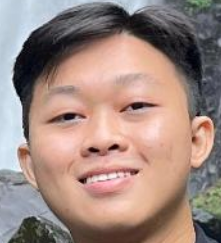
#> input picture images/bri.png, 221 x 243 px
$ python test_contour.py
#> lines starting #> are read from the running program, lines starting #| are printed output that depends on the picture; after the words box and inside, x2 and y2 are one past the last pixel; in counts of white or black regions, pixels touching at a corner belong together
import cv2 as cv
import numpy as np
import matplotlib.pyplot as plt
import os
from typing import List, Tuple

def muat_citra(lokasi_citra: str) -> np.ndarray:
    """
    Memuat citra dalam format grayscale dari lokasi yang ditentukan.

    Args:
        lokasi_citra (str): Path ke file citra.

    Returns:
        np.ndarray: citra dalam format grayscale.

    Raises:
        FileNotFoundError: Jika file citra tidak ditemukan.
        ValueError: Jika citra gagal dimuat.
    """
    if not os.path.exists(lokasi_citra):
        raise FileNotFoundError(f"File citra tidak ditemukan di: {lokasi_citra}")

    citra = cv.imread(lokasi_citra, cv.IMREAD_GRAYSCALE)
    if citra is None:
        raise ValueError(f"Gagal memuat citra dari: {lokasi_citra}")

    return citra

def ubah_ukuran_citra(citra: np.ndarray, faktor_skala: float) -> np.ndarray:
    """
    Mengubah ukuran citra berdasarkan faktor skala yang diberikan.

    Args:
        citra (np.ndarray): citra yang akan diubah ukurannya.
        faktor_skala (float): Faktor untuk mengubah dimensi citra.

    Returns:
        np.ndarray: citra yang sudah diubah ukurannya.
    """
    tinggi, lebar = citra.shape
    tinggi_baru = int(tinggi * faktor_skala)
    lebar_baru = int(lebar * faktor_skala)
    return cv.resize(citra, (lebar_baru, tinggi_baru))

def proses_kontur(citra: np.ndarray) -> Tuple[np.ndarray, List[np.ndarray]]:
    """
    Memproses citra untuk mendeteksi dan mengekstrak kontur.

    Args:
        citra (np.ndarray): citra dalam format grayscale.

    Returns:
        Tuple[np.ndarray, List[np.ndarray]]: citra hasil threshold dan daftar kontur.
    """
    # Terapkan threshold untuk memisahkan objek dari latar belakang
    _, citra_threshold = cv.threshold(citra, 65, 255, cv.THRESH_BINARY)

    # Buat kernel untuk operasi dilasi
    kernel = np.ones((7, 7), np.uint8)
    citra_threshold = cv.dilate(citra_threshold, kernel)

    # Temukan kontur pada citra
    kontur, _ = cv.findContours(citra_threshold, cv.RETR_TREE, cv.CHAIN_APPROX_SIMPLE)

    # Ambil kontur pertama (jika ada)
    return citra_threshold, [kontur[0]] if kontur else []

def visualisasi_hasil(
    citra_asli: np.ndarray,
    citra_threshold: np.ndarray,
    citra_base: np.ndarray,
    citra_proses_rgb: np.ndarray,
    kontur: List[np.ndarray],
    faktor_skala: float
) -> None:
    """
    Menampilkan hasil pemrosesan citra dalam layout 2x3 subplot.

    Args:
        citra_asli (np.ndarray): Citra asli dalam format grayscale.
        citra_threshold (np.ndarray): citra hasil threshold.
        citra_base (np.ndarray): citra grayscale dasar tanpa kontur berwarna.
        citra_proses_rgb (np.ndarray): citra RGB dengan kontur berwarna.
        kontur (List[np.ndarray]): Daftar kontur yang ditemukan.
        faktor_skala (float): Faktor skala yang digunakan untuk mengubah ukuran.
    """
    # Ubah ukuran citra asli agar sesuai dengan citra proses untuk perbandingan
    citra_asli_diubah = ubah_ukuran_citra(citra_asli, faktor_skala)

    # Buat figure dengan ukuran yang cukup besar
    plt.figure(figsize=(15, 10))

    # Tampilkan citra asli (diubah ukurannya agar sebanding)
    plt.subplot(231)
    plt.imshow(citra_asli_diubah, cmap='gray')
    plt.title('Citra Asli')
    plt.axis('off')

    # Tampilkan citra hasil threshold
    plt.subplot(232)
    plt.imshow(citra_threshold, cmap='gray')
    plt.title('Threshold')
    plt.axis('off')

    # Tampilkan citra dengan kontur dalam mode RGB
    plt.subplot(233)
    plt.imshow(citra_proses_rgb)
    plt.title('Kontur (Garis Hijau)')
    plt.axis('off')

    if not kontur:
        plt.show()
        return

    # Hitung dan tampilkan titik pusat serta aproksimasi poligon pada citra base
    momen = cv.moments(kontur[0])
    if momen['m00'] != 0:
        pusat_x = int(momen['m10'] / momen['m00'])
        pusat_y = int(momen['m01'] / momen['m00'])
        plt.subplot(234)
        plt.imshow(citra_base, cmap='gray')
        plt.plot(pusat_x, pusat_y, 'r*', label='Titik Pusat')

        # Hitung aproksimasi poligon
        keliling = cv.arcLength(kontur[0], True)
        epsilon = 0.01 * keliling
        poligon_aproksimasi = cv.approxPolyDP(kontur[0], epsilon, True)
        titik_poligon = np.array(poligon_aproksimasi)
        titik_poligon = np.concatenate((titik_poligon, titik_poligon[:1]), axis=0)
        plt.plot(titik_poligon[:, 0, 0], titik_poligon[:, 0, 1], 'b-', label='Poligon Aproksimasi')
        plt.title('Titik Pusat & Poligon')
        plt.legend()
        plt.axis('off')

    # Tampilkan convex hull pada citra base
    convex_hull = cv.convexHull(kontur[0])
    titik_hull = np.concatenate((convex_hull[:, 0, :], convex_hull[:1, 0, :]), axis=0)
    plt.subplot(235)
    plt.imshow(citra_base, cmap='gray')
    plt.plot(titik_hull[:, 0], titik_hull[:, 1], 'r-', label='Convex Hull')
    plt.title('Convex Hull')
    plt.legend()
    plt.axis('off')

    # Tampilkan kotak pembatas (bounding rectangle) pada citra base
    x, y, lebar, tinggi = cv.boundingRect(kontur[0])
    citra_dengan_kotak = citra_base.copy()
    cv.rectangle(citra_dengan_kotak, (x, y), (x + lebar, y + tinggi), (255), 2)
    plt.subplot(236)
    plt.imshow(citra_dengan_kotak, cmap='gray')
    plt.title('Kotak Pembatas')
    plt.axis('off')

    # Atur tata letak agar rapi
    plt.tight_layout()
    plt.show()

def analisis_kontur(kontur: np.ndarray) -> None:
    """
    Menganalisis dan mencetak properti kontur seperti luas dan keliling.

    Args:
        kontur (np.ndarray): Kontur yang akan dianalisis.
    """
    luas = cv.contourArea(kontur)
    keliling = cv.arcLength(kontur, True)
    print(f"Luas Kontur: {luas:.2f} piksel")
    print(f"Keliling Kontur: {keliling:.2f} piksel")

def main():
    """
    Fungsi utama untuk melakukan deteksi kontur dan visualisasi.
    """
    try:
        # Tentukan konstanta
        FOLDER_citra = 'images'
        NAMA_citra = 'bri.png'
        FAKTOR_SKALA = 4.0

        # Buat path ke citra
        direktori_utama = os.getcwd()
        lokasi_citra = os.path.join(direktori_utama, FOLDER_citra, NAMA_citra)

        # Muat dan proses citra
        citra_asli = muat_citra(lokasi_citra)
#> in muat_citra, `citra = cv.imread(lokasi_citra, cv.IMREAD_GRAYSCALE)`:
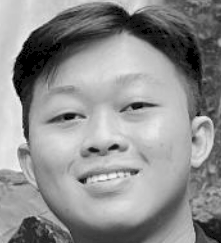
#> citra: shape (243, 221); min 0, max 250, mean 143
        citra_diubah_ukuran = ubah_ukuran_citra(citra_asli, FAKTOR_SKALA)
        citra_threshold, kontur = proses_kontur(citra_diubah_ukuran)
#> in proses_kontur, `_, citra_threshold = cv.threshold(citra, 65, 255, cv.THRESH_BINARY)`:
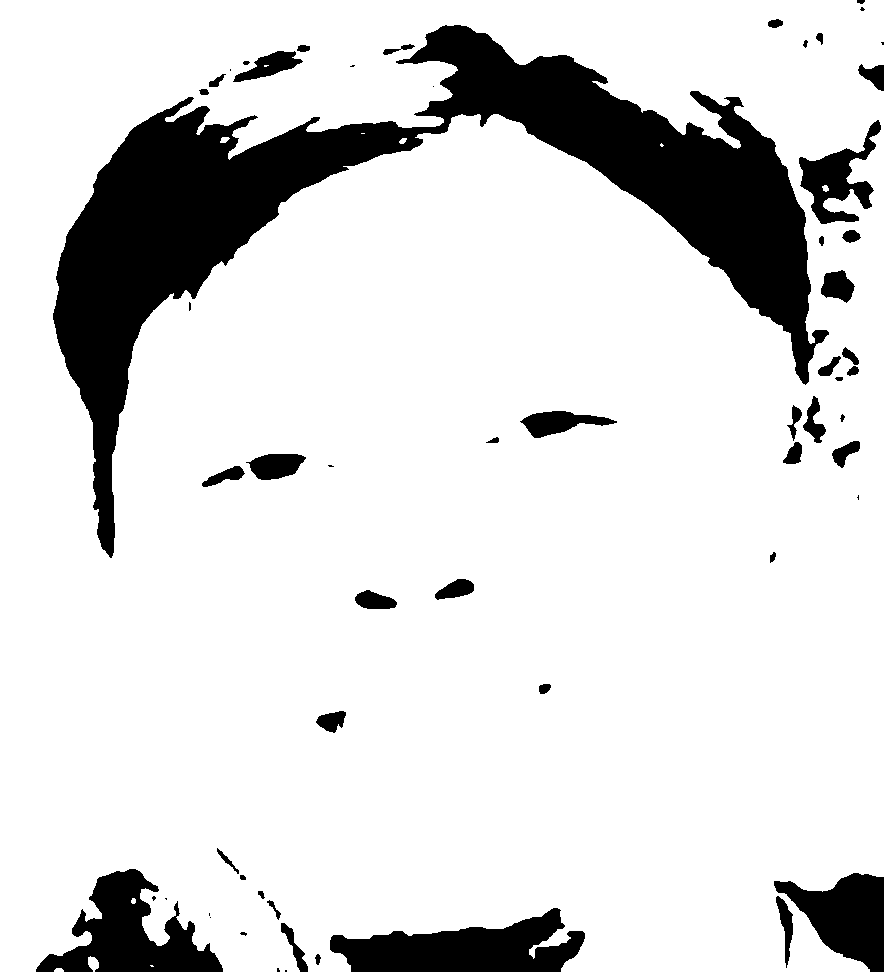
#> citra_threshold: shape (972, 884); 85.2% white; 59 black regions (15 under 20 px), largest, box (x1, y1, x2, y2) and area: (53, 25, 829, 558) 88764, (330, 908, 585, 972) 9777, (36, 869, 223, 972) 8966
#> in proses_kontur, `citra_threshold = cv.dilate(citra_threshold, kernel)`:
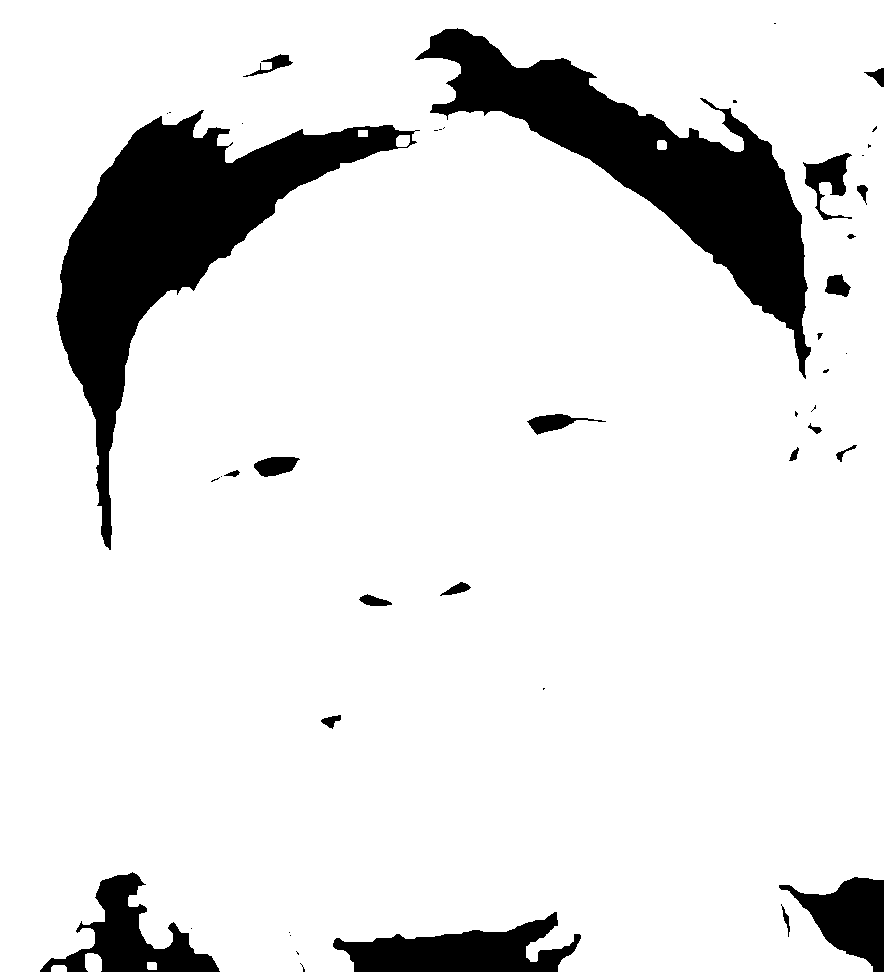
#> citra_threshold: shape (972, 884); 88.3% white; 45 black regions (23 under 20 px)
#> in proses_kontur, `kontur, _ = cv.findContours(citra_threshold, cv.RETR_TREE, cv.CHAIN_AP..`: kontur = 60 contours, 34 with area under 20; largest, box (x1, y1, x2, y2) and area: (0, 0, 884, 972) 836685, (55, 109, 418, 551) 40860, (414, 27, 812, 380) 36462, (802, 152, 853, 221) 1487, (526, 413, 607, 436) 750
#> kontur = 1 item

        if not kontur:
            print("Tidak ada kontur yang ditemukan di citra.")
            return

        # Siapkan citra base (grayscale tanpa kontur berwarna)
        citra_base = citra_diubah_ukuran.copy()

        # Siapkan citra RGB untuk kontur berwarna
        citra_proses_rgb = cv.cvtColor(citra_diubah_ukuran, cv.COLOR_GRAY2RGB)
        cv.drawContours(citra_proses_rgb, kontur, -1, (0, 255, 0), 10)  # Hijau, ketebalan 10
#> citra_proses_rgb: shape (972, 884, 3); mean B, G, R 142.9, 143, 142.9

        # Analisis dan visualisasi
        analisis_kontur(kontur[0])
#> in analisis_kontur, `luas = cv.contourArea(kontur)`: luas = 86
#> in analisis_kontur, `keliling = cv.arcLength(kontur, True)`: keliling = 39.66
#| Luas Kontur: 86.00 piksel
#| Keliling Kontur: 39.66 piksel
        print(f"Jumlah titik dalam kontur: {len(kontur[0])}")  # Debug kontur
#| Jumlah titik dalam kontur: 6
        visualisasi_hasil(citra_asli, citra_threshold, citra_base, citra_proses_rgb, kontur, FAKTOR_SKALA)
#> in visualisasi_hasil, `momen = cv.moments(kontur[0])`: momen = moments, m00 86, centre m10/m00, m01/m00 = (58.5, 968.1)
#> in visualisasi_hasil, `pusat_x = int(momen['m10'] / momen['m00'])`: pusat_x = 58
#> in visualisasi_hasil, `pusat_y = int(momen['m01'] / momen['m00'])`: pusat_y = 968
#> in visualisasi_hasil, `keliling = cv.arcLength(kontur[0], True)`: keliling = 39.66
#> in visualisasi_hasil, `epsilon = 0.01 * keliling`: epsilon = 0.397
#> in visualisasi_hasil, `poligon_aproksimasi = cv.approxPolyDP(kontur[0], epsilon, True)`: poligon_aproksimasi = [[51, 967], [51, 971], [66, 971], [66, 967], [64, 965], [53, 965]]
#> in visualisasi_hasil, `titik_poligon = np.array(poligon_aproksimasi)`: titik_poligon has the same summary as poligon_aproksimasi
#> in visualisasi_hasil, `titik_poligon = np.concatenate((titik_poligon, titik_poligon[:1]), axi..`: titik_poligon = [[51, 967], [51, 971], [66, 971], [66, 967], [64, 965], [53, 965], [51, 967]]
#> in visualisasi_hasil, `convex_hull = cv.convexHull(kontur[0])`: convex_hull = [[64, 965], [66, 967], [66, 971], [51, 971], [51, 967], [53, 965]]
#> in visualisasi_hasil, `titik_hull = np.concatenate((convex_hull[:, 0, :], convex_hull[:1, 0, ..`: titik_hull = [[64, 965], [66, 967], [66, 971], [51, 971], [51, 967], [53, 965], [64, 965]]
#> in visualisasi_hasil, `x, y, lebar, tinggi = cv.boundingRect(kontur[0])`: x = 51; y = 965; lebar = 16; tinggi = 7
#> in visualisasi_hasil, `cv.rectangle(citra_dengan_kotak, (x, y), (x + lebar, y + tinggi), (255..`: citra_dengan_kotak: shape (972, 884); min 0, max 255, mean 142.9
#> in visualisasi_hasil, `plt.show()`:
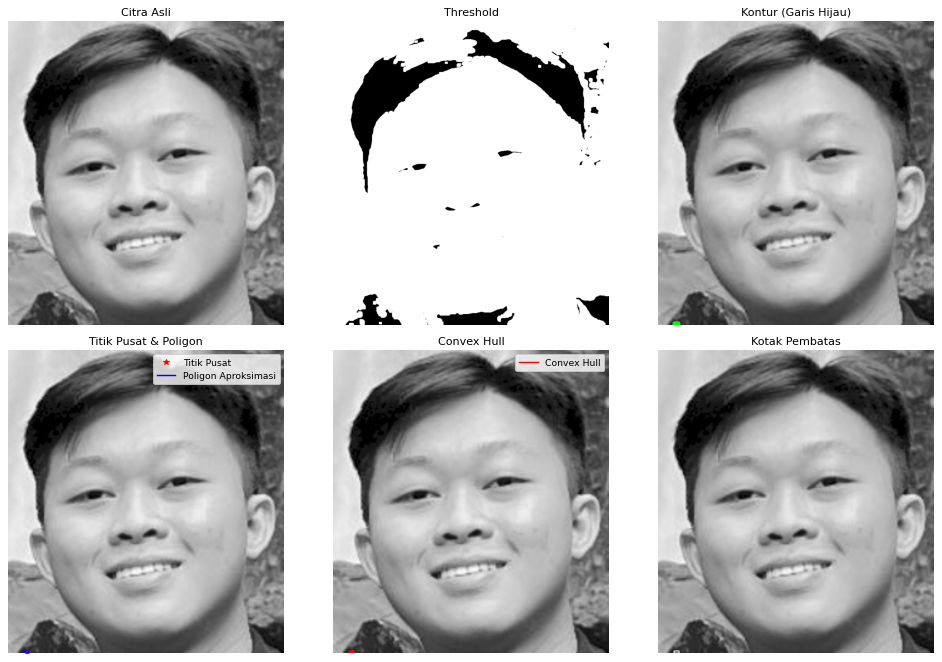
#> figure drawn by matplotlib, 6 panels

    except (FileNotFoundError, ValueError) as e:
        print(f"Error: {e}")
    except Exception as e:
        print(f"Error tak terduga: {e}")

if __name__ == "__main__":
    main()
